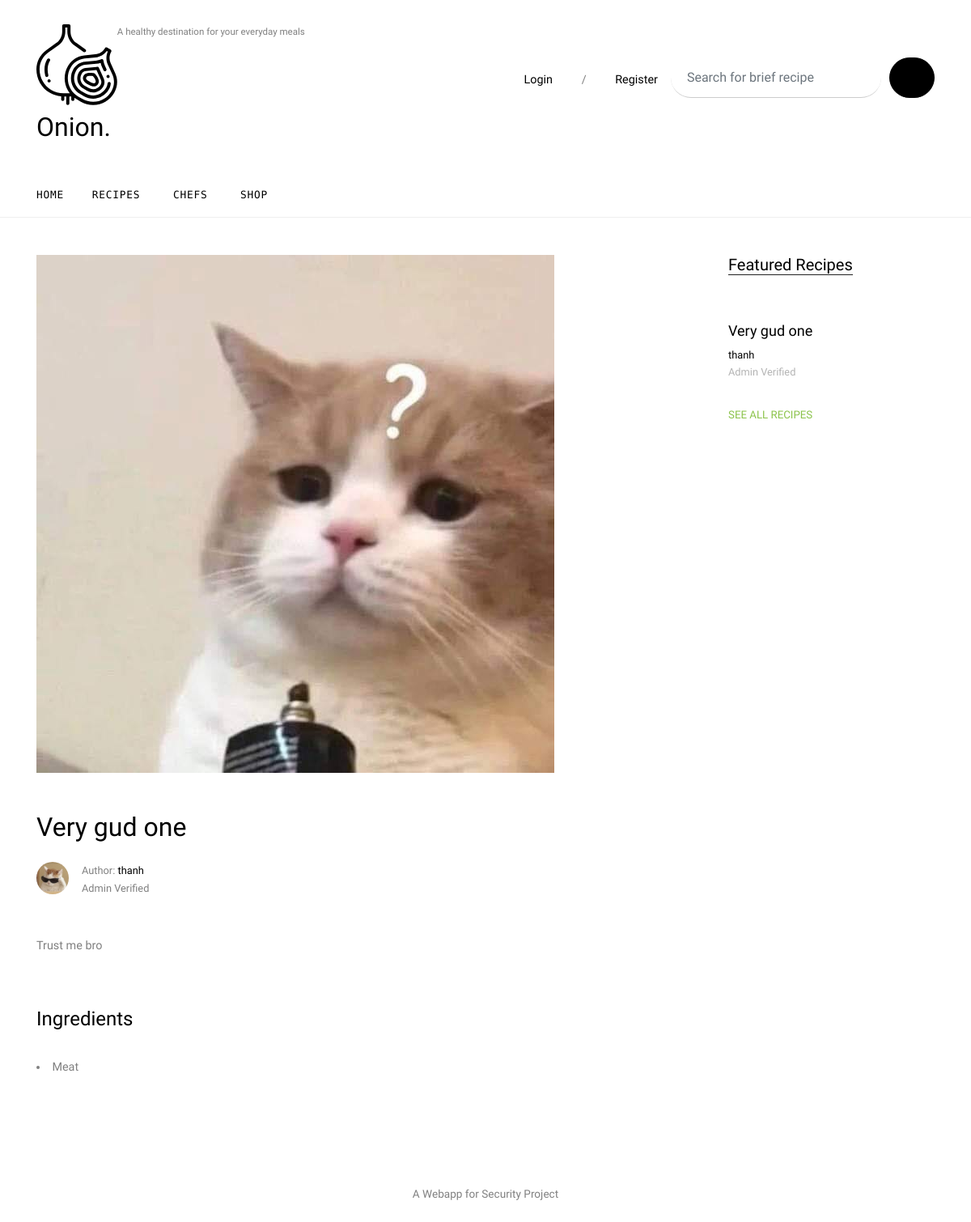
The page /recipe/1 on the database as committed earlier.
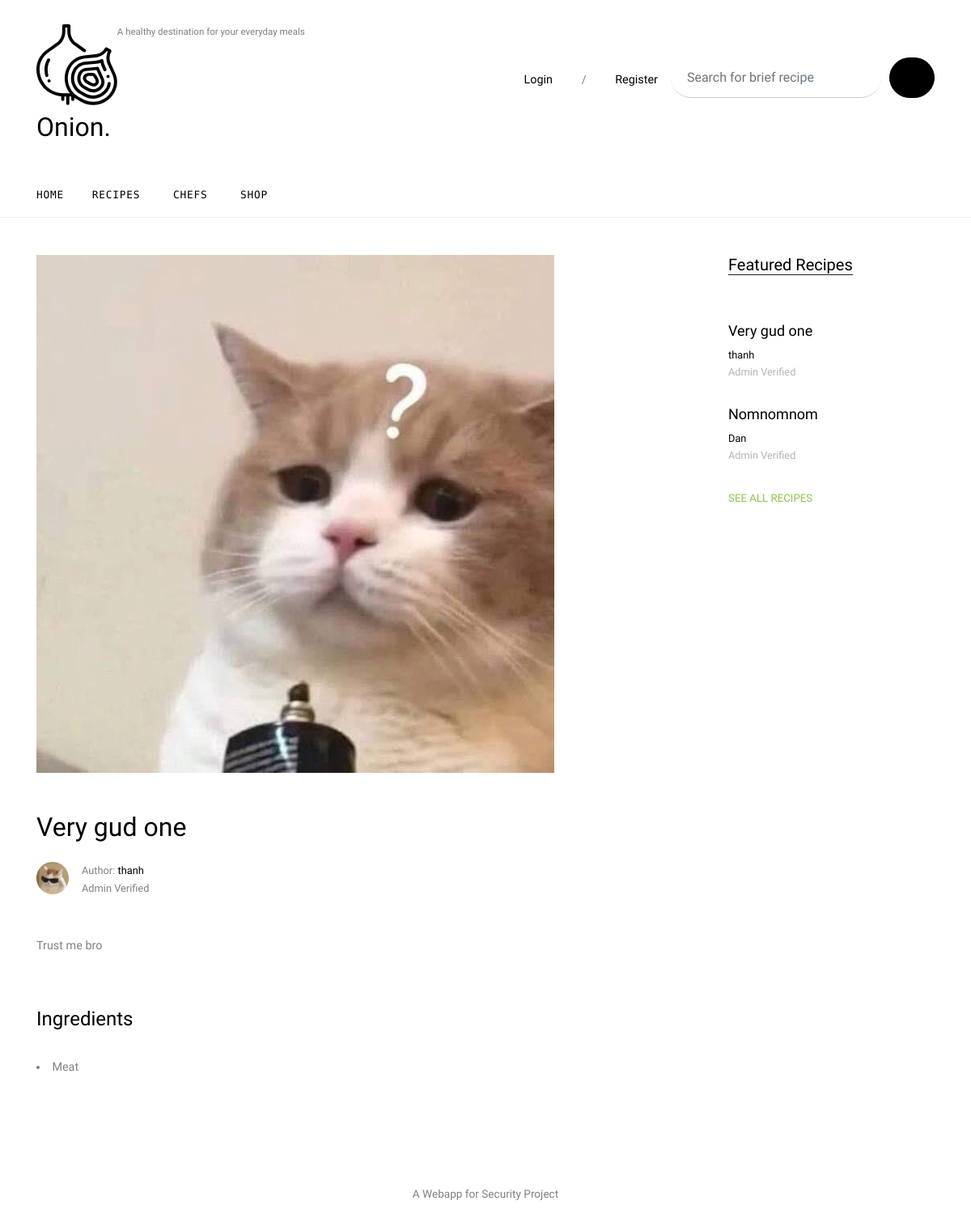
The same page on the database as committed later.
### App/models.py (models this page shows, shortened)
class Recipe(db.Model):
    id = db.Column(db.Integer, primary_key=True)
    title = db.Column(db.String(255), nullable=False)
    description = db.Column(db.Text, nullable=False)
    time = db.Column(db.Integer, nullable=False)
    servings = db.Column(db.Integer, nullable=False)
    ingredients = db.Column(db.Text, nullable=False)
    image = db.Column(db.String(20), nullable=False, default="default.jpg")
    approval = db.Column(db.Integer, nullable=False)
    status = db.Column(db.String(12), nullable=False)
    saved = db.relationship('Saved', backref='saved_recipe', lazy=True)
    created_by = db.Column(db.Integer, db.ForeignKey('user.id'), nullable=False)

class User(db.Model):
    id = db.Column(db.Integer, primary_key=True)
    name = db.Column(db.Text, nullable=False)
    username = db.Column(db.String(20), unique=True, nullable=False)
    email = db.Column(db.String(120), unique=True, nullable=False)
    profile_pic = db.Column(db.String(20), nullable=False, default='default_user.jpg')
    password = db.Column(db.String(60), nullable=False)
    type = db.Column(db.String(10), nullable=False)
    designation = db.Column(db.Text, nullable=False)
    ingredient = db.relationship('Ingredient', backref='ing_creator', lazy=True)
    recipes = db.relationship('Recipe', backref='recipe_creator', lazy=True)

### App/routes.py (the view)
@app.route('/recipe/<int:recipe_id>')
def single_recipe(recipe_id):
    valid = PassiveControls.validation()
    if valid[0]:
        return redirect(url_for(f'{valid[2]}.recipes'))
    else:
        recipe = Recipe.query.get_or_404(recipe_id)
        featured = Recipe.query.filter_by(status=1 and 2)
        ingredient = recipe.ingredients.split(',')
        return render_template('unlogged/single.html', user=valid[3], recipe=recipe, featured=featured, ingredients=ingredient)

### Controls/PassiveControls.py (called while the page is built)
def validation():
    if "id" and "access" and "name" in session:
        return True, session['id'], session['access'], session['name']
    else:
        return False, "None", "None", "None"

### App/templates/unlogged/single.html
{% extends "unlogged/base.html" %}
{% block content %}
    <div class="site-section">
      <div class="container">
        <div class="row">
          <div class="col-lg-8 single-content">
            <p class="mb-5">
              <img src="{{ url_for('static', filename= 'images/' + recipe.image) }}" alt="Image" class="img-fluid">
            </p>
            <h1 class="mb-4">
              {{recipe.title}}
            </h1>
            <div class="post-meta d-flex mb-5">
              <div class="bio-pic mr-3">
                <img src="{{ url_for('static', filename= 'images/' + recipe.recipe_creator.profile_pic) }}" alt="Image" class="img-fluidid">
              </div>
              <div class="vcard">
                <span class="d-block">Author: <a href="{{ url_for('user.user_profile', user_id=recipe.recipe_creator.id ) }}">{{recipe.recipe_creator.name}}</a></span>
                <span class="read">
                    {% if recipe.approval < 0 %}
                        Not Verified <span class="mx-1">&bullet;</span>
                    {% elif recipe.approval > 0 %}
                        Admin Verified <span class="icon-star2"></span>
                    {% else %}
                        Rejected
                    {% endif %}</span>
              </div>
            </div>
            <p>{{recipe.description}}</p>
            <div class="pt-5">
                <h4 style="color: black">Ingredients</h4><br>
                {% for ingredient in ingredients %}
                    <li>{{ingredient}}</li>
                {% endfor %}
            </div>
          </div>
          <div class="col-lg-3 ml-auto">
            <div class="section-title">
              <h2>Featured Recipes</h2>
            </div>
              {% if featured %}
            {% for featured in featured %}
            <div class="trend-entry d-flex">
              <div class="trend-contents">
                <h2><a href="blog-single.html">{{featured.title}}</a></h2>
                <div class="post-meta">
                  <span class="d-block"><a href="{{ url_for('user.user_profile', user_id=featured.recipe_creator.id ) }}">{{featured.recipe_creator.name}}</a></span>
                  <span class="date-read">
                      {% if featured.approval < 0 %}
                        Not Verified <span class="mx-1">&bullet;</span>
                    {% elif featured.approval > 0 %}
                        Admin Verified <span class="icon-star2"></span>
                    {% else %}
                        Rejected
                    {% endif %}
                  </span>
                </div>
              </div>
            </div>
              {% else %}
              <p>There are no featured recipe at this moment</p>
            {% endfor %}
              {% endif %}
            <p>
              <a href="{{ url_for('user.recipes') }}" class="more">See All Recipes <span class="icon-keyboard_arrow_right"></span></a>
            </p>
          </div>
        </div>
      </div>
    </div>
{% endblock %}

Rows that differ between the two databases and show on the page:
now on this page (row edited): Recipe: title "Nomnomnom", recipe_creator.name "Dan", approval "Admin Verified", shown under "Featured Recipes"
